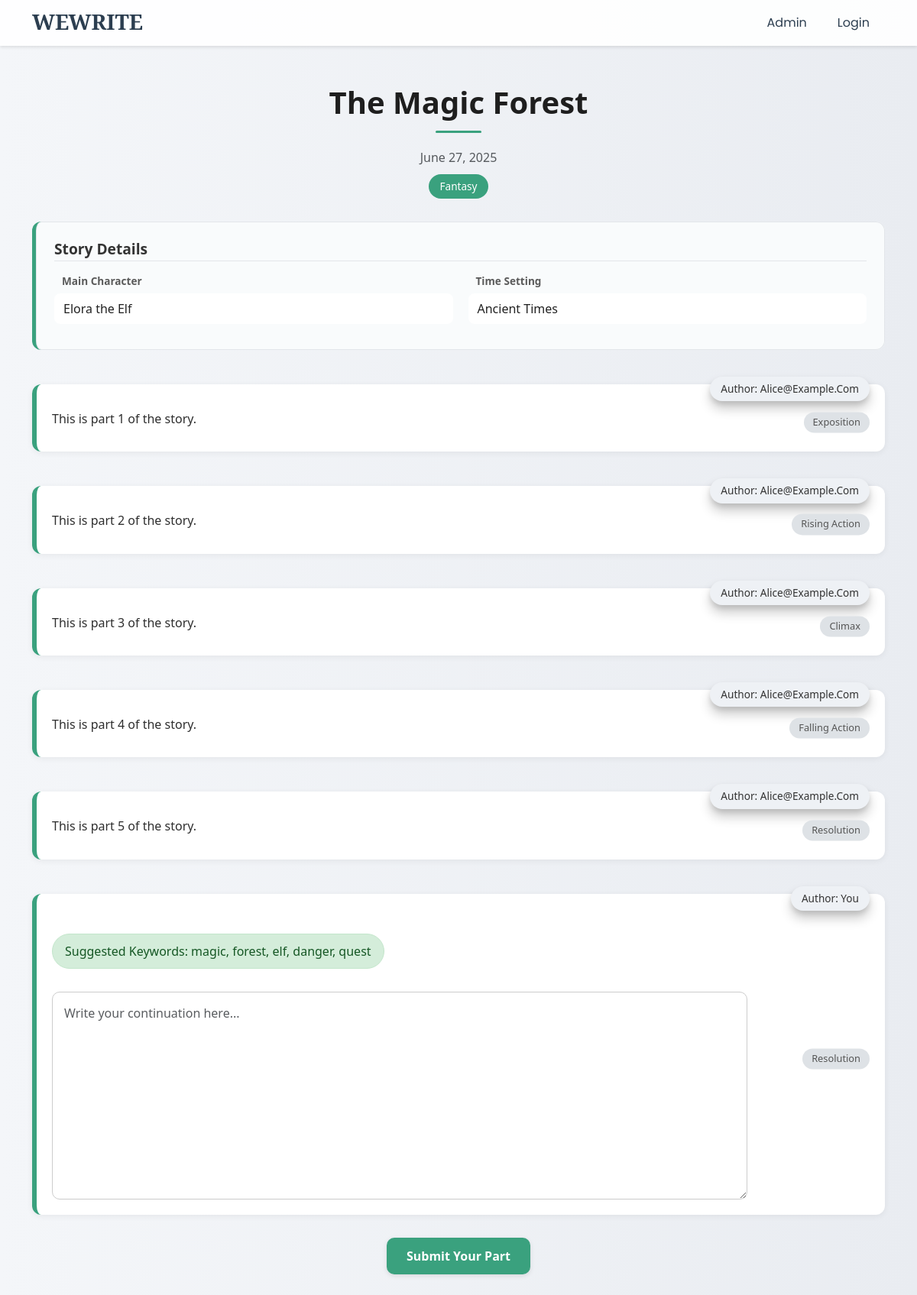
The app's page /collaborate/13/ (signed in) with its own data.
### story/models.py (models this page shows, shortened)
class Story(models.Model):
    GENRE_CHOICES = [
        (1, 'Fiction'),
        (2, 'Science Fiction'),
        (3, 'Historical Fiction'),
        (4, 'Mystery'),
        (5, 'Fantasy'),
        (6, 'Romance'),
    ]
    STATUS_CHOICES = [
        (1, 'pending'),
        (2, 'published'),
    ]
    user = models.ForeignKey(CustomUser, on_delete=models.CASCADE)
    started_date = models.DateField(default='2000-01-01', null=True, blank=True)
    title = models.TextField(max_length=250, null=True, blank=True)
    genre = models.ForeignKey(Genre, on_delete=models.CASCADE)
    main_character = models.TextField(max_length=250, null=True, blank=True)
    time_setting = models.TextField(max_length=250, null=True, blank=True)
    suggested_keyword = models.TextField(max_length=250, null=True, blank=True)
    exposition_summary = models.TextField(max_length=10000, null=True, blank=True)
    status = models.IntegerField(choices=STATUS_CHOICES, default=1)

class Genre(models.Model):
    name = models.TextField(max_length=250, null=False)
    is_active = models.BooleanField(default=True)

class Stage(models.Model):
    PART_CHOICES = [
        (1, 'exposition'),
        (2, 'rising action'),
        (3, 'climax'),
        (4, 'falling action'),
        (5, 'resolution'),
    ]
    STATUS_CHOICES = [
        (1, 'pending'),
        (2, 'rejected'),
        (3, 'accepted'),
    ]
    story = models.ForeignKey(Story, on_delete=models.CASCADE, null=False, blank=False)
    user = models.ForeignKey(CustomUser, on_delete=models.CASCADE, null=False, blank=False)
    submitted_date = models.DateField(default='2000-01-01', null=True, blank=True)
    part = models.IntegerField(choices=PART_CHOICES)
    status = models.IntegerField(choices=STATUS_CHOICES)
    text = models.TextField(max_length=100000, null=True, blank=True)

### member/models.py (models this page shows, shortened)
class CustomUser(AbstractBaseUser, PermissionsMixin):
    username = models.CharField(max_length=50, unique=True)
    name = models.CharField(max_length=50, unique=False, null=True, blank=True)
    is_active = models.BooleanField(default=True)
    is_staff = models.BooleanField(default=False)
    REQUIRED_FIELDS = []
    USERNAME_FIELD = 'username'
    objects = CustomUserManager()
    class Meta:
        verbose_name = 'Custom User'
        verbose_name_plural = 'Custom Users'

### suhyun_nlp/views.py (the view, shortened to what this page needs)
# urls.py: path('collaborate/<int:id>/', views.to_collaborate, name='to-collaborate'),
@login_required
def to_collaborate(request, id):
    curr_user = request.user
    isAdmin = curr_user.is_staff
    curr_story = Story.objects.get(pk=id)
    curr_story_stages = Stage.objects.filter(story=curr_story).order_by('part')
    curr_part = len(curr_story_stages) + 1
    if curr_part > 5:
        curr_part = 5  # Cap at 5 (Resolution)
    context = {
        'isAdmin': isAdmin,
        'curr_story': curr_story,
        'curr_story_stages': curr_story_stages,
        'pk': curr_story.pk,
        'curr_part': curr_part,  # ✅ Add this
    }
    return render(request, 'collaborate.html', context)

### suhyun_nlp/templates/collaborate.html (shortened to what this page needs)
{% extends 'header.html' %}
{% block write %}
<head>
  <link href="https://cdn.jsdelivr.net/npm/bootstrap@5.3.0/dist/css/bootstrap.min.css" rel="stylesheet">
</head>
<body>
<form action="{% url 'to-collaborate' pk %}" method="POST">
  <div class="container mb-5">
    <div class="header-section">
      <div class="story-title mt-4">{{ curr_story.title }}</div>
      <div class="text-muted">{{ curr_story.started_date }}</div>
      <span class="badge-genre">{{ curr_story.genre.name | title }}</span>
    </div>
    <div class="meta-card">
      <h5 class="meta-title">Story Details</h5>
      <div class="meta-content d-flex flex-wrap justify-content-between">
        <div class="meta-item">
          <span class="meta-label">Main Character</span>
          <div class="meta-value">{{ curr_story.main_character }}</div>
        </div>
        <div class="meta-item">
          <span class="meta-label">Time Setting</span>
          <div class="meta-value">{{ curr_story.time_setting }}</div>
        </div>
      </div>
    </div>
    {% for stage in curr_story_stages %}
    <div class="post-card">
      <div class="post-header">
        <div class="author">Author: {{ stage.user.username | title }}</div>
        {% if stage.part == 1 %}
        <span class="category">Exposition</span>
        {% elif stage.part == 2 %}
        <span class="category">Rising Action</span>
        {% elif stage.part == 3 %}
        <span class="category">Climax</span>
        {% elif stage.part == 4 %}
        <span class="category">Falling Action</span>
        {% elif stage.part == 5 %}
        <span class="category">Resolution</span>
        {% endif %}
      </div>
      <div class="post-content">
        <p>{{ stage.text }}</p>
      </div>
    </div>
    {% endfor %}
    <div class="post-card">
      <div class="post-header">
        <div class="author">Author: You</div>
        {% if curr_part == 1 %}
        <span class="category">Exposition</span>
        {% elif curr_part == 2 %}
        <span class="category">Rising Action</span>
        {% elif curr_part == 3 %}
        <span class="category">Climax</span>
        {% elif curr_part == 4 %}
        <span class="category">Falling Action</span>
        {% elif curr_part == 5 %}
        <span class="category">Resolution</span>
        {% endif %}
      </div>
      <div class="keywords">
        Suggested Keywords: {{ curr_story.suggested_keyword }}
      </div>
      <div class="textarea-section">
        <textarea class="form-control mt-3" name="text" rows="10" placeholder="Write your continuation here..."></textarea>
      </div>
    </div>
    <button type="submit" class="submit-btn">Submit Your Part</button>
  </div>
</form>
</body>
</html>
{% endblock %}

### static/css/styles.css (style rules this page uses)
.post-card { background: white; border-radius: 10px; box-shadow: 0 4px 6px rgba(0, 0, 0, 0.1); padding: 20px; margin-bottom: 15px; position: relative; }
.post-header { display: flex; justify-content: space-between; align-items: center; margin-bottom: 10px; }
.post-content { font-size: 14px; color: #555; margin-bottom: 10px; }
.category { font-size: 14px; font-weight: bold; padding: 5px 10px; border-radius: 5px; display: inline-block; position: absolute; top: 50%; right: 20px; transform: translateY(-50%); }
.genre, .author { position: absolute; top: -10px; right: 20px; background-color: white; color: black; font-size: 12px; font-weight: bold; padding: 5px 10px; box-shadow: 0 10px 15px rgba(0, 0, 0, 0.2), 0 4px 6px rgba(0, 0, 0, 0.1); border-radius: 5px; }

### suhyun_nlp/templates/collaborate.html (style rules this page uses)
:root { --main-accent: #3aa17e; }
body { background: linear-gradient(to right, #f4f6f9, #e9ecf1); font-family: 'Segoe UI', sans-serif; }
.container { margin: 0 auto; }
.header-section { text-align: center; margin-top: 80px; margin-bottom: 30px; }
.badge-genre { font-size: 0.85rem; padding: 6px 14px; border-radius: 50px; background-color: var(--main-accent); color: #fff; font-weight: 500; margin-top: 10px; display: inline-block; }
.meta-card { background: #f9fbfc; border-left: 5px solid var(--main-accent); padding: 24px; border-radius: 12px; box-shadow: inset 0 0 0 1px #e3e6ea; margin-bottom: 30px; }
.meta-title { font-size: 1.2rem; font-weight: 700; color: #333; margin-bottom: 16px; border-bottom: 1px solid #e3e6ea; padding-bottom: 4px; }
.meta-content { gap: 20px; }
.meta-item { flex: 1 1 220px; margin-bottom: 10px; }
.meta-label { font-size: 0.85rem; font-weight: 600; color: #5a5a5a; display: block; margin-bottom: 5px; margin-left: 10px; }
.meta-value { font-size: 1rem; font-weight: 500; color: #222; background-color: #fff; padding: 8px 12px; border-radius: 8px; }
.post-card { background: #fff; padding: 20px; border-radius: 12px; box-shadow: 0 2px 8px rgba(0, 0, 0, 0.06); margin-top: 45px; position: relative; border-left: 6px solid var(--main-accent); }
.post-header { display: flex; justify-content: space-between; align-items: center; flex-wrap: wrap; margin-bottom: 12px; }
.author { background: #eef1f5; padding: 6px 14px; border-radius: 30px; font-weight: 500; font-size: 0.85rem; color: #333; margin-bottom: 6px; }
.category { font-weight: 500; font-size: 0.8rem; color: #555; background: #dee2e6; padding: 4px 12px; border-radius: 20px; margin-top: 6px; }
.post-content p { margin: 0; white-space: pre-wrap; line-height: 1.65; font-size: 1rem; color: #2e2e2e; }
.textarea-section { margin-top: 20px; }
.form-control { border-radius: 10px; border: 1px solid #ccc; padding: 15px; font-size: 1rem; width: 85%; resize: vertical; }
.submit-btn { background-color: var(--main-accent); color: white; border: none; padding: 12px 26px; font-size: 1rem; font-weight: 600; border-radius: 10px; margin: 30px auto 0; display: block; max-width: 220px; box-shadow: 0 2px 6px rgba(0, 0, 0, 0.1); transition: background-color 0.3s ease; }
.keywords { font-size: 1rem; color: #155724; background: #d4edda; padding: 10px 16px; border-radius: 30px; font-weight: 500; display: inline-block; margin: 20px 0 10px; border: 1px solid #c3e6cb; }
.story-title { font-size: 2.5rem; font-weight: 700; color: #1e1e1e; display: inline-block; position: relative; margin-bottom: 20px; padding-bottom: 10px; text-align: center; }
.story-title::after { content: ''; position: absolute; bottom: 0; left: 50%; transform: translateX(-50%); height: 3px; width: 60px; background-color: var(--main-accent); border-radius: 2px; }

### records on screen
Story: title "The Magic Forest", started_date "June 27, 2025", genre.name "Fantasy", main_character "Elora the Elf", time_setting "Ancient Times", suggested_keyword "magic, forest, elf, danger, quest"
Stage: user.username "Alice@Example.Com", part "Exposition", text "This is part 1 of the story."
Stage: user.username "Alice@Example.Com", part "Rising Action", text "This is part 2 of the story."
Stage: user.username "Alice@Example.Com", part "Climax", text "This is part 3 of the story."
Stage: user.username "Alice@Example.Com", part "Falling Action", text "This is part 4 of the story."
Stage: user.username "Alice@Example.Com", part "Resolution", text "This is part 5 of the story."
